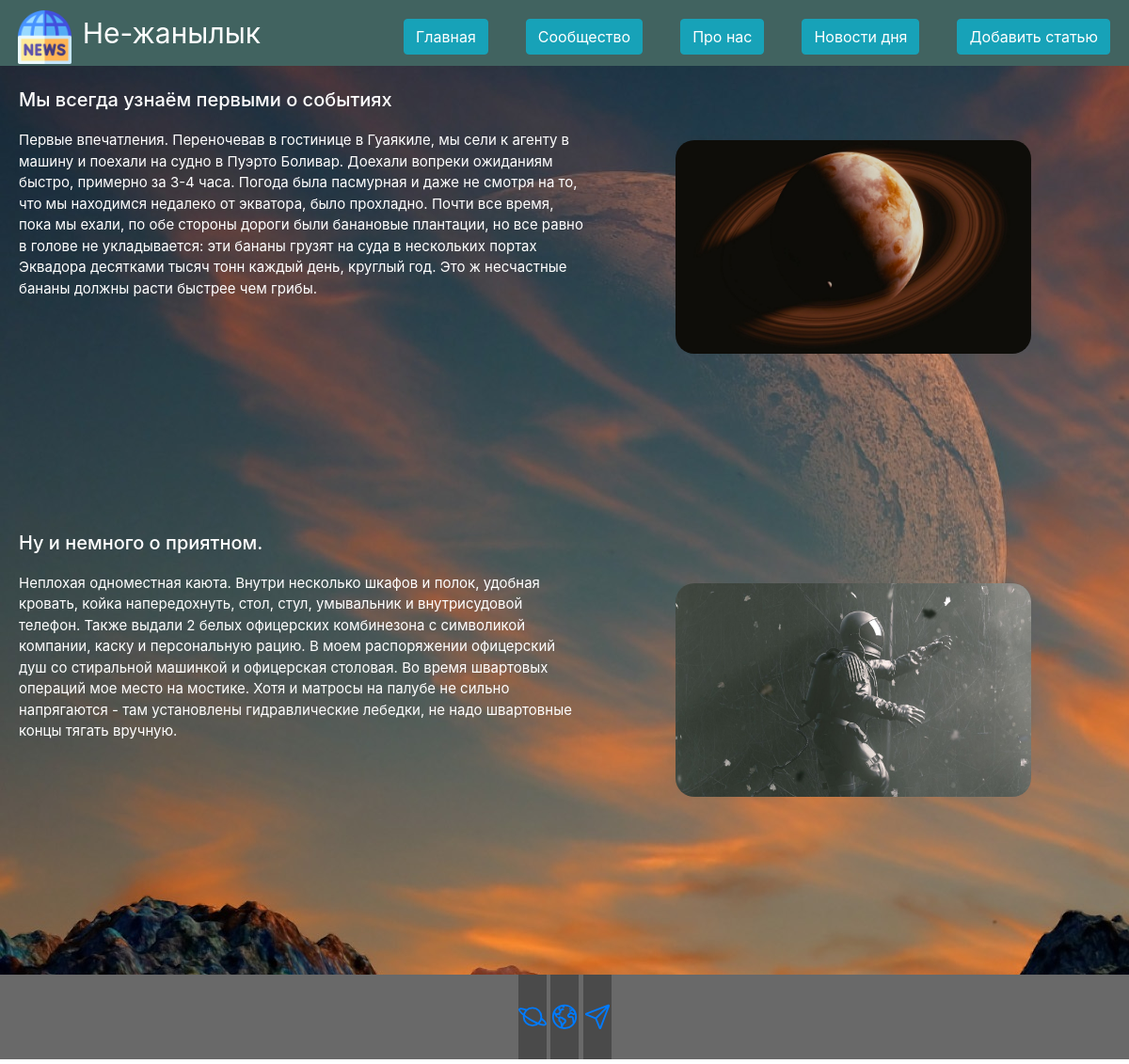
Page /about/ on the earlier database version.
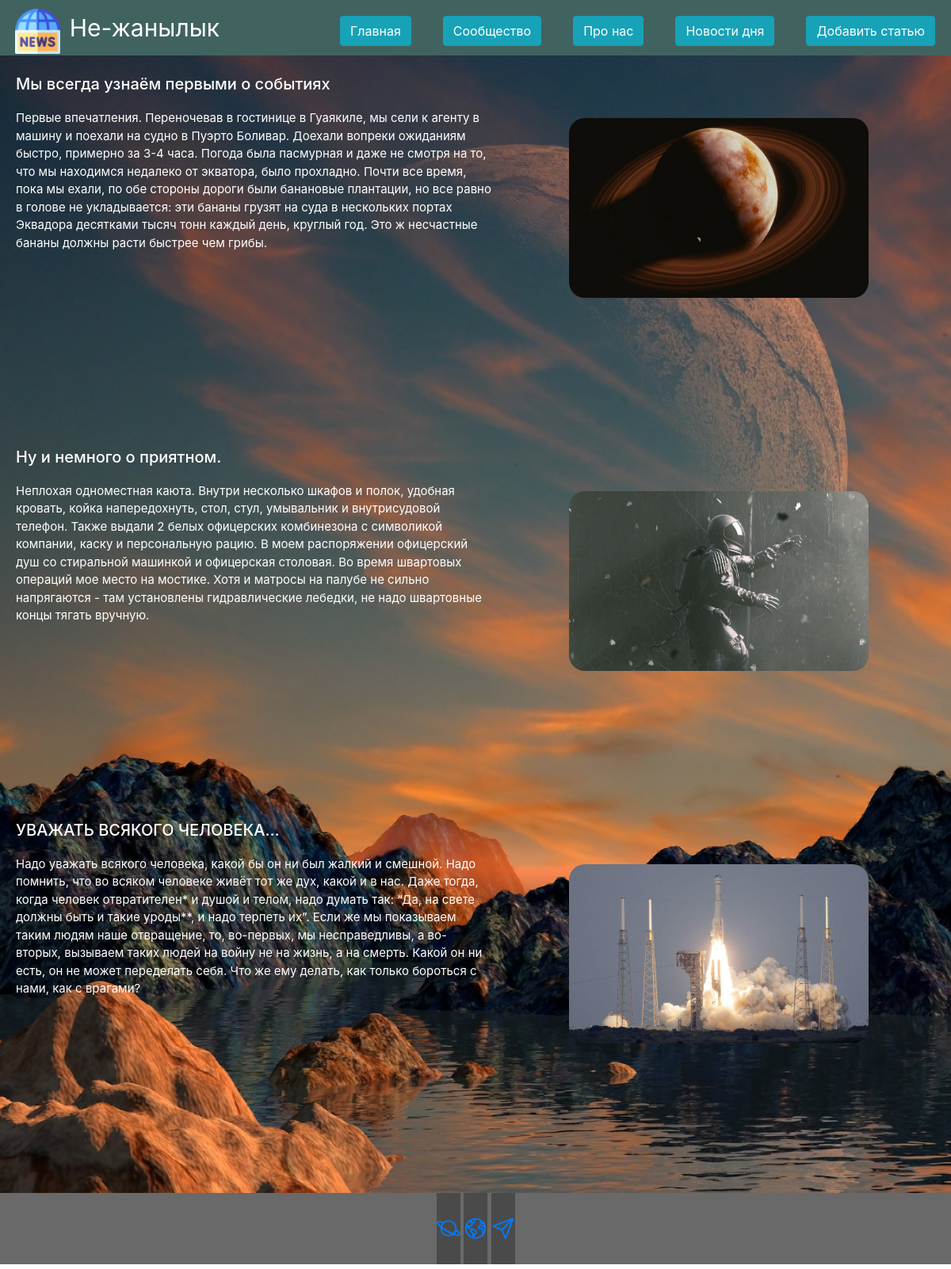
Same page on the later database version.
### main/models.py (models this page shows, shortened)
class About(models.Model):
    title = models.CharField('Название', max_length=90)
    photo = models.ImageField(upload_to='img', null=True, blank=True)
    texts = models.TextField('Текст про нас', null=True)
    class Meta:
        verbose_name = 'Добавить текст на страницу "Про нас"'
        verbose_name_plural = 'Добавить текст на страницу "Про нас"'

### main/views.py (the view)
# urls.py: path('about/', views.about, name='about'),
def about(request):
    abouts = About.objects.all()
    return render(request, 'main/about.html', {'abouts': abouts})

### main/templates/main/about.html (shortened to what this page needs)
{% extends 'main/layout.html' %}
{% block content %}
<div class="ab_div"><br>
    {% for j in abouts %}
        <h5 style="color: #fff; margin-left: 20px; margin-bottom: 20px;">{{ j.title }}</h5>
        <p class="about_p">{{ j.texts }}</p>
        <img class="img_about" src="{{ j.photo.url }}" alt="">
    {% endfor %}
</div>
{% endblock %}

Differences in the rows shown:
added About: title "УВАЖАТЬ ВСЯКОГО ЧЕЛОВЕКА…", texts "Надо уважать всякого человека, какой бы он ни был жалкий и смешной. Надо помнить, что во всяком человеке живёт тот же дух, какой и в нас. Даже тогда, когда человек отвратителен* и душой и телом, надо думать так: “Да, на свете должны быть и такие уроды**, и надо терпеть их”. Если же мы показываем таким людям наше отвращение, то, во-первых, мы несправедливы, а во-вторых, вызываем таких людей на войну не на жизнь, а на смерть. Какой он ни есть, он не может переделать себя. Что же ему делать, как только бороться с нами, как с врагами?", photo (picture)
